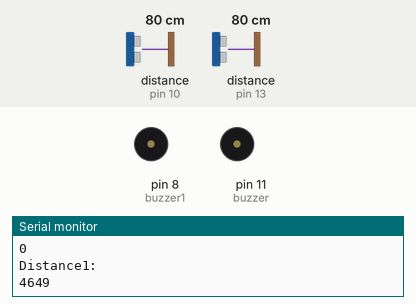
This sketch was run on a simulated Arduino Uno, built with avr-gcc and run on an emulated ATmega328P. Shown: buzzer (waves = sounding, pin HIGH), the last lines printed to the serial monitor. Wiring (inferred from the names in the program): 2 × ultrasonic range finder: trigger pin 9, echo pin 10 / trigger pin 12, echo pin 13. Inputs (shaded band) come from the test bench; at power-on: distance to the obstacle (sensors on pin 10, pin 13) 80 cm. The echo pulse lasts 58.3 µs per cm; pins used as bus, display or sensor lines are not drawn.

Above: at 1.8 s.
1.9 s: distance to the obstacle (sensor on pin 10) set to 57 cm
3.4 s: distance to the obstacle (sensor on pin 10) set to 49 cm
At 4.7 s:
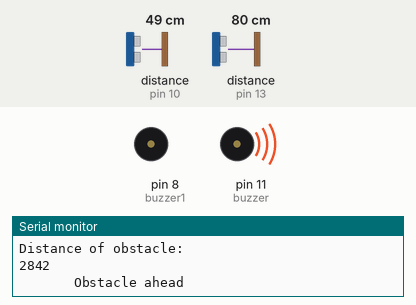
5.7 s: distance to the obstacle (sensor on pin 10) set to 60 cm
At 6.7 s:
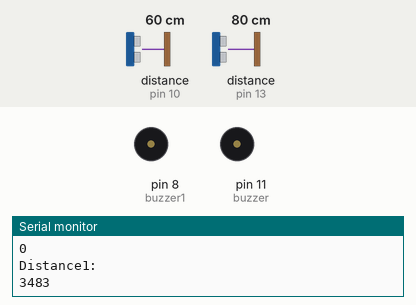
7.8 s: distance to the obstacle (sensor on pin 10) set to 2 cm
At 9.7 s:
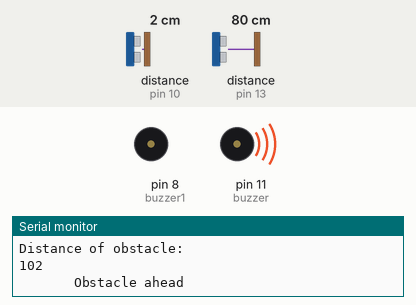
Timing chart, 0 to 10.9 s (numbered marks = the images above; inputs shaded):
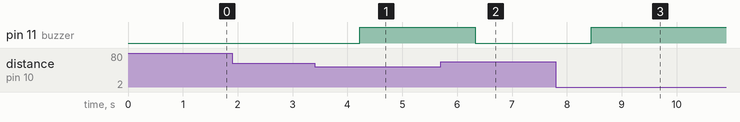

The sketch:

double_sensor.ino
```cpp
// defines pins numbers
const int trigPin = 9;
const int echoPin = 10;
const int buzzer = 11;

const int trigPin1 = 12;
const int echoPin1 = 13;
const int buzzer1 = 8;


// defines variables
long duration;
long duration1;

int distance;
int safetyDistance;

int distance1;
int safetyDistance1;


void setup() {
pinMode(trigPin, OUTPUT); // Sets the trigPin as an Output
pinMode(echoPin, INPUT); // Sets the echoPin as an Input
pinMode(buzzer, OUTPUT);

Serial.begin(9600); // Starts the serial communication

pinMode(trigPin1, OUTPUT); // Sets the trigPin1 as an Output
pinMode(echoPin1, INPUT); // Sets the echoPin1 as an Input
pinMode(buzzer1, OUTPUT);

Serial.begin(9600); // Starts the serial communication
}


void loop() {
// Clears the trigPin
digitalWrite(trigPin, LOW);
delayMicroseconds(2);
digitalWrite(trigPin1, LOW);
delayMicroseconds(2);


// Sets the trigPin on HIGH state for 10 micro seconds
digitalWrite(trigPin, HIGH);
delayMicroseconds(10);
digitalWrite(trigPin, LOW);

digitalWrite(trigPin1, HIGH);
delayMicroseconds(10);
digitalWrite(trigPin1, LOW);

// Reads the echoPin, returns the sound wave travel time in microseconds
duration = pulseIn(echoPin, HIGH);


// Calculating the distance
distance= duration*0.034/2;


safetyDistance = distance;


if (safetyDistance <= 50){
  digitalWrite(buzzer, HIGH);

  Serial.println("Distance of obstacle: ");
  Serial.println(duration);
  Serial.println("       Obstacle ahead");
}
else{
  digitalWrite(buzzer, LOW);

  Serial.println("Distance1: ");
  Serial.println(duration);

}


duration1 = pulseIn(echoPin1, HIGH);
distance1= duration1*0.034/2;
safetyDistance1 = distance1 + 10 ;

 if (safetyDistance1 > 70  ){
  digitalWrite(buzzer1, HIGH);

  Serial.println("depth of manhole: ");
  Serial.println( duration1);
  Serial.println("        manhole Alert!");
}
else{
 digitalWrite(buzzer1, LOW);

  Serial.println("         Distance2: ");
  Serial.println(           duration1);

}


delay(50);
// Prints the distance on the Serial Monitor


}
```

Measured:
- the behaviour switches between 52 and 51 cm on distance to the obstacle (sensor on pin 10) (found by bisection; images 0 and 1)
- after the input at 3.4 s, pin 11 (buzzer): LOW → HIGH after 0.82 s
- after the input at 5.7 s, pin 11 (buzzer): HIGH → LOW after 0.63 s
- after the input at 7.8 s, pin 11 (buzzer): LOW → HIGH after 0.64 s
